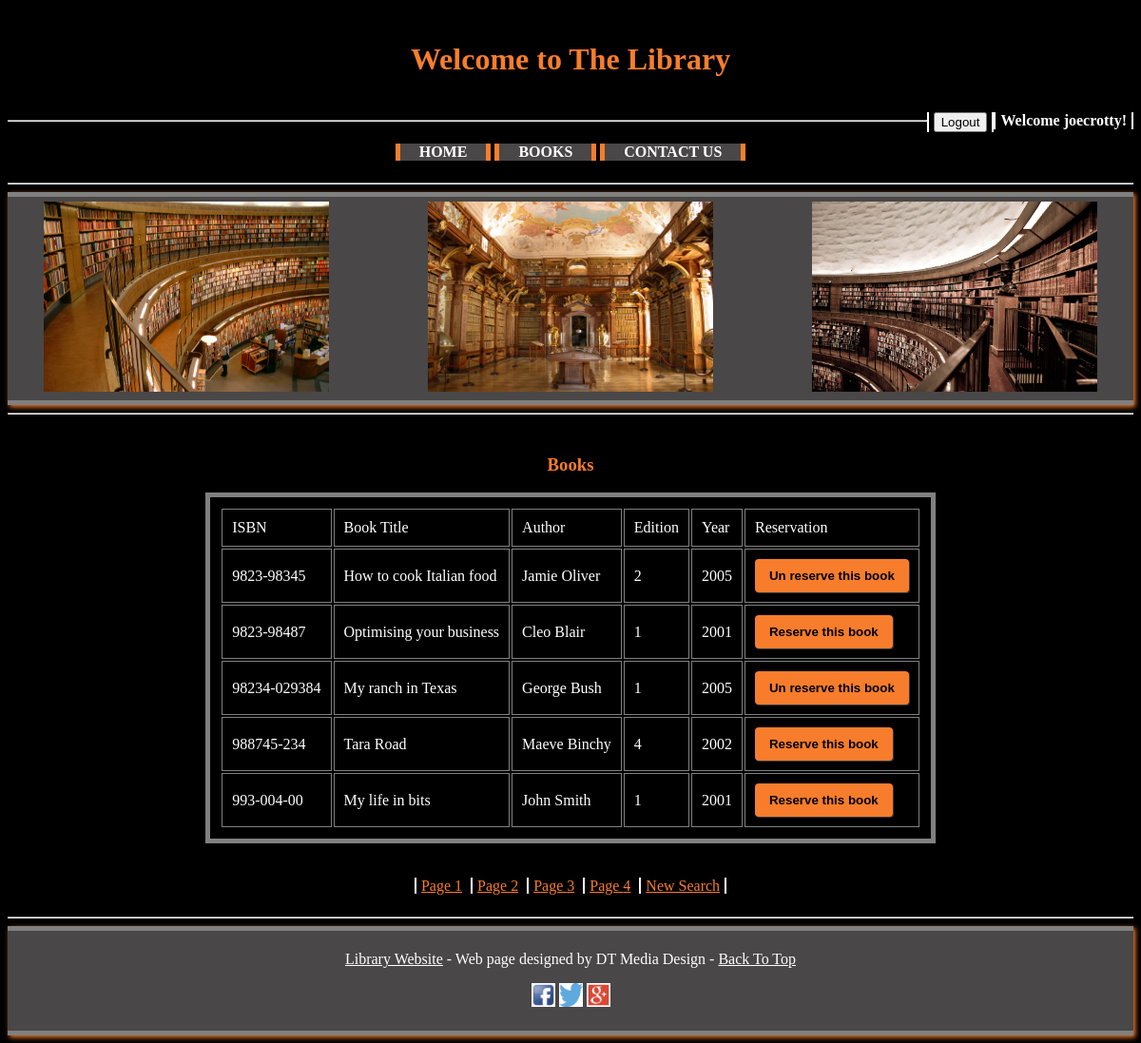
/DisplayPageTit.php?page=3 (signed in), run on the app's committed database.
### tables this page shows
CREATE TABLE IF NOT EXISTS `books` (
  `ISBN` varchar(15) NOT NULL,
  `BookTitle` varchar(40) NOT NULL,
  `Author` varchar(30) NOT NULL,
  `Edition` int(2) unsigned NOT NULL,
  `BookYear` int(4) unsigned NOT NULL,
  `Cat_Id` int(3) unsigned NOT NULL,
  `Reserved` enum('Y','N') NOT NULL
);

### DisplayPageTit.php (the view, shortened to what this page needs)
<!DOCTYPE html>
<html>
	<head>
		<link rel="stylesheet" type="text/css" href="StyleSheets/StyleSheetMain.css">
		<link rel="stylesheet" type="text/css" href="StyleSheets/StyleSheetForm.css">
		<link rel="stylesheet" type="text/css" href="StyleSheets/StyleSheetTable.css">
	</head>
	<body>
		<div>
			<h1 align = "center">Welcome to The Library</h1>
		</div>
		<?php
			include ("Welcome.php");
			include ('Header.php');
			include('db.php');
		?>
		<div align = "center">
			<?php
				if ((isset($_SESSION['logged']) && $_SESSION['logged'] != 0))
				{
					$title = $_SESSION['Tit_search2'];
					$total_quer = 'SELECT * FROM Books WHERE (BookTitle LIKE "%'.$title.'%");';
					$total = $db->query($total_quer);
					$totalNum = mysqli_num_rows($total);
					$max_page = ceil($totalNum/5);
					if (isset($_GET["page"]))
					{
						$page  = $_GET["page"];
					}
					else
					{
						$page = 1;
					}
					$start_from = ($page-1) * 5;
					$quer = 'SELECT ISBN, BookTitle, Author, Edition, BookYear, Reserved FROM Books
							 WHERE (BookTitle LIKE "%'.$title.'%") LIMIT '.$start_from.',5;';
					$result =$db->query($quer);
					if($result->num_rows > 0)
					{
						echo '<h3>Books</h3>';
						echo '
						<table>
							<tr>
								<td>ISBN</td>
								<td>Book Title</td>
								<td>Author</td>
								<td>Edition</td>
								<td>Year</td>
								<td>Reservation</td>
							</tr>
						';
						while($row = $result->fetch_row())
						{
							echo "<tr>";
							echo '
							<td>'.$row[0].'</td>
							<td>'.$row[1].'</td>
							<td>'.$row[2].'</td>
							<td>'.$row[3].'</td>
							<td>'.$row[4].'</td>
							';
							$reserved = $row[5];
							if ($reserved == 'N')
							{
								echo '
								<td>
									<a href="reserve.php?URL_Information=' .$row[0] . '">
										<button class = "button1">Reserve this book</button>
									</a>
									<br>
								</td>';
							}
							else
							{
								$isbn = $row[0];
								$quer1 = "SELECT UserName FROM Reserved WHERE ISBN = '$isbn';";
								$result1 = $db->query($quer1);
								while($user_check1 = $result1->fetch_row())
								{
									$Username = $user_check1[0];
								}
								if($Username == $_SESSION['CurrentUser'])
								{
									echo '
									<td>
										<a href="UnReserve.php?URL_Information=' .$row[0] . '">
											<button class = "button1">Un reserve this book</button>
										</a>
										<br>
									</td>';
								}
								else
								{
									echo "<td class = 'error'>Book Reserved by another User</td>";
								}
							}
						}
						echo '</table></br></br>';
						for ($i = 1; $i<=$max_page; $i++)
						{
							if($i == 1){
								echo "<span class = 'PageNumFirst'>";
							}
							else{
								echo "<span class = 'PageNum'>";
							}
							echo "
								<a style = 'color: #F77D2C;'
								href='DisplayPageTit.php?page=".$i."'>Page ".$i."</a>
							</span>
							";
						}
						echo '<span class = "PageNum"><a style = "color: #F77D2C;" href="SearchAut_Tit.php">New Search</a></span>';
					}
					else
					{
						echo "<p class = 'error'>No books can be found that match the Title</p>";
						echo '<span class = "PageNumFirst"><a style = "color: #F77D2C;" href="SearchAut_Tit.php">New Search</a></span>';
					}
				}
			?>
		</div>
		<hr>
		<?php
			include ('Footer.php');
		?>
	</body>
</html>

### StyleSheets/StyleSheetMain.css (style rules this page uses)
Body { color: White; background-color: Black; }
h1,h2,h3,h4,h5,h6 { color: #F77D2C; }
div { padding: 15px; }
.PageNum { color: white; padding-left: 5px; padding-right: 5px; border-right: 2px solid white; }
.PageNumFirst { color: white; padding-left: 5px; padding-right: 5px; border-left: 2px solid white; border-right: 2px solid white; }

### StyleSheets/StyleSheetForm.css (style rules this page uses)
.button1 { background: #F77D2C; border: none; padding: 10px 15px 10px 15px; color: #Black; border-radius: 4px; font-weight: bold; box-shadow: 1px 1px 1px #3D3D3D; }

### StyleSheets/StyleSheetTable.css (style rules this page uses)
table { border: solid 5px grey; padding: 10px; }
td { padding: 10px; border :1px solid grey; }

### data on the page
books: ISBN "9823-98345", BookTitle "How to cook Italian food", Author "Jamie Oliver", Edition "2", BookYear "2005"
books: ISBN "9823-98487", BookTitle "Optimising your business", Author "Cleo Blair", Edition "1", BookYear "2001"
books: ISBN "98234-029384", BookTitle "My ranch in Texas", Author "George Bush", Edition "1", BookYear "2005"
books: ISBN "988745-234", BookTitle "Tara Road", Author "Maeve Binchy", Edition "4", BookYear "2002"
books: ISBN "993-004-00", BookTitle "My life in bits", Author "John Smith", Edition "1", BookYear "2001"

### other printed values
$_SESSION["CurrentUser"] "joecrotty"
